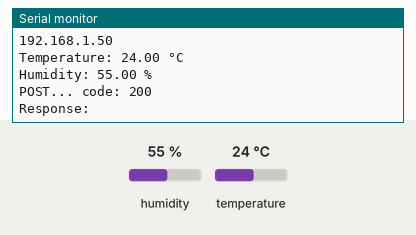
The sketch below on a simulated ESP32. Parts: the last lines printed to the serial monitor. Inputs (shaded band) come from the test bench; at power-on: humidity 55 %, temperature 24 °C. WiFi joins after 1.5 s; servers stay silent unless stated; uploads are accepted with an empty reply.

Above: at 2.7 s.
2.8 s: humidity set to 22 %
At 6.93 s:
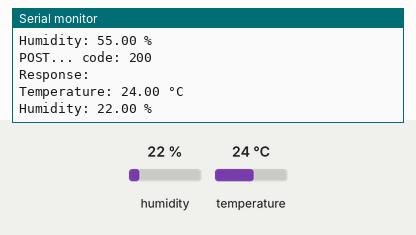
8.6 s: temperature set to 12 °C
At 13.2 s:
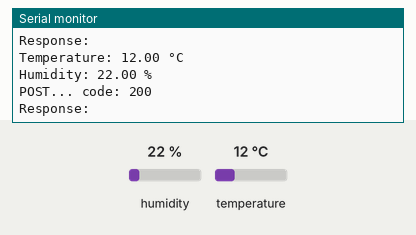
14.4 s: humidity set to 40 %
At 18.1 s:
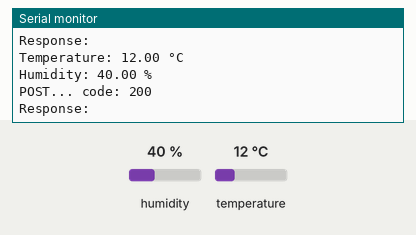
Timing chart, 0 to 19.6 s (numbered marks = the images above; inputs shaded):
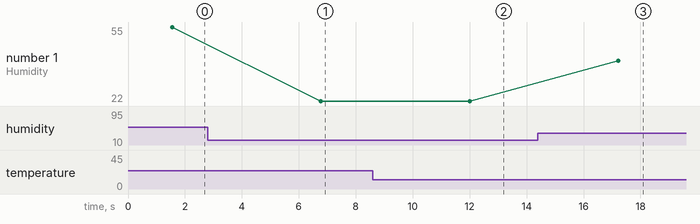

The sketch:

Day1Activity1-DHT11.ino
```cpp
#include <DHT.h>
#include <WiFi.h>
#include <WiFiClientSecure.h>
#include <HTTPClient.h>

#define DHTPIN 4
#define DHTTYPE DHT11
#define PROG_DELAY 5000

const char *ssid = "UOC_Staff";
const char *password = "admin106";
const String scriptUrl = "https://script.google.com/macros/s/AKfycbzZSe03aQPkWeqjTLWhR0jF1ZwBClJ3so8kJGUrFkzM-lSk_ASp30GyzTGC0T-gw2mz/exec";

float humidityP = 0;
float tempC = 0;

DHT dht(DHTPIN, DHTTYPE);
WiFiClientSecure espClient; // Secure client for TLS connection

void publishData(float temperature, float humidity) {
  HTTPClient https;
  https.setFollowRedirects(HTTPC_FORCE_FOLLOW_REDIRECTS);  // Enable redirect following

  if (https.begin(espClient, scriptUrl)) {
    https.addHeader("Content-Type", "application/json");
    String message = "{\"temperature\":\"" + String(temperature) + "\",\"humidity\":\"" + String(humidity) + "\"}";
    int httpCode = https.POST(message);
    if (httpCode > 0) {
      Serial.printf("POST... code: %d\n", httpCode);
      if (httpCode == HTTP_CODE_OK) {
        String payload = https.getString();
        Serial.println("Response: " + payload);
      } else {
        Serial.printf("POST failed with code: %d\n", httpCode);
      }
    } else {
      Serial.printf("POST... failed, error: %s\n", https.errorToString(httpCode).c_str());
    }
    https.end();
  } else {
    Serial.println("Unable to connect");
  }
}

void setup() {
    Serial.begin(9600);
    dht.begin();

    Serial.println();
    Serial.println("******************************************************");
    Serial.print("Connecting to ");
    Serial.println(ssid);

    WiFi.begin(ssid, password);

    while (WiFi.status() != WL_CONNECTED) {
        delay(500);
        Serial.print(".");
    }

    Serial.println("");
    Serial.println("WiFi connected");
    Serial.println("IP address: ");
    Serial.println(WiFi.localIP());

    /** Use this line to ignore SSL certificate verification for simplicity.
     * Remove in production for security.
     **/
    espClient.setInsecure();
}

void loop() {
    humidityP = dht.readHumidity();
    tempC = dht.readTemperature();

    Serial.print("Temperature: ");
    Serial.print(tempC);
    Serial.println(" °C");

    Serial.print("Humidity: ");
    Serial.print(humidityP);
    Serial.println(" %");

    publishData(tempC, humidityP);

    delay(PROG_DELAY);
}
```

Measured:
- after the input at 2.8 s, the serial monitor: prints a new line after 4.0 s (image 1)
- after the input at 8.6 s, the serial monitor: prints a new line after 3.4 s (image 2)
- after the input at 14.4 s, the serial monitor: prints a new line after 2.8 s (image 3)
- plotted number 1: 55 → 22 after the input at 2.8 s, 22 → 40 after the input at 14.4 s
